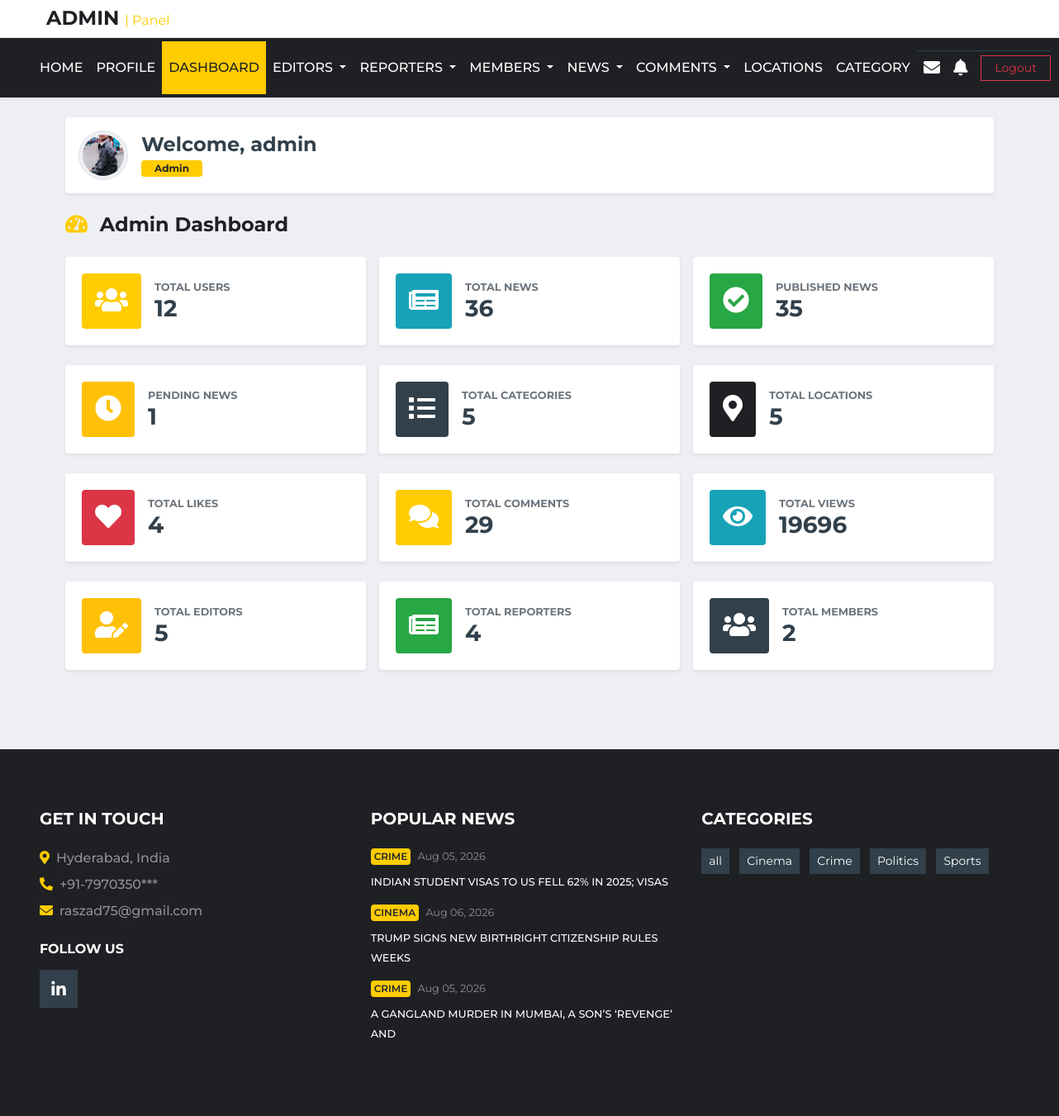
Screenshot of /dashboard.php (signed in) with the database file from the repository.
### tables this page shows
CREATE TABLE `user_details` (
  `uid` int(5) NOT NULL,
  `name` text NOT NULL,
  `mobile` varchar(10) NOT NULL,
  `email` varchar(50) NOT NULL,
  `password` varchar(10) NOT NULL,
  `role` text NOT NULL,
  `photo` varchar(50) NOT NULL,
  `cat_id` int(5) NOT NULL,
  `loc_id` int(5) NOT NULL,
  `is_verified` int(5) NOT NULL DEFAULT 0,
  `is_deleted` int(5) NOT NULL DEFAULT 0
);

CREATE TABLE `news_table` (
  `nid` int(5) NOT NULL,
  `heading` varchar(50) NOT NULL,
  `n_category_id` int(5) NOT NULL,
  `n_location_id` int(5) NOT NULL,
  `description` varchar(5000) NOT NULL,
  `reporter_id` int(5) NOT NULL,
  `editor_id` int(11) NOT NULL,
  `news_image` varchar(50) NOT NULL,
  `posted_date` timestamp NOT NULL DEFAULT current_timestamp(),
  `views` int(5) NOT NULL,
  `is_delete` int(5) NOT NULL DEFAULT 0,
  `is_publish` int(5) NOT NULL DEFAULT 0,
  `is_breaking` int(5) NOT NULL DEFAULT 0,
  `scheduled_publish_at` datetime DEFAULT NULL,
  `is_scheduled` tinyint(1) NOT NULL DEFAULT 0
);

CREATE TABLE `category` (
  `cat_id` int(5) NOT NULL,
  `category` text NOT NULL,
  `is_delete` tinyint(1) NOT NULL DEFAULT 0
);

### dashboard.php (the view, shortened to what the rows shown need)
<?php
require "db.php";
$uid  = $_SESSION['uid'];
$role = $_SESSION['role'];
switch ($role) {
    case "admin":
        require "admin_header.php";
        break;
}
$sql    = "SELECT * FROM user_details WHERE uid = '$uid'";
$result = mysqli_query($conn, $sql);
$user   = mysqli_fetch_assoc($result);
?>
<div class="container py-4">
    <div class="card shadow-sm border-0 mb-4 bg-light">
        <div class="card-body p-3">
            <div class="d-flex align-items-center">
                <div class="mr-3">
                    <?php if (!empty($user['photo'])) { ?>
                        <img src="<?php echo htmlspecialchars($user['photo']); ?>" alt="Profile" class="rounded-circle img-thumbnail" style="width: 60px; height: 60px; object-fit: cover;">
                    <?php } else { ?>
                        <div class="bg-white rounded-circle d-flex align-items-center justify-content-center text-secondary border shadow-sm" style="width: 60px; height: 60px;">
                            <i class="fas fa-user fa-2x"></i>
                        </div>
                    <?php } ?>
                </div>
                <div>
                    <h4 class="mb-0 font-weight-bold">
                        Welcome, <?php echo htmlspecialchars($user['name']); ?>
                    </h4>
                    <span class="badge badge-primary mt-1 px-3 py-1">
                        <?php echo ucfirst($role); ?>
                    </span>
                </div>
            </div>
        </div>
    </div>
</div>
<?php
include "footer.php";
?>

### footer.php (shortened to what the rows shown need)
<?php
$conn = mysqli_connect("localhost", "root", "", "news");
?>
<footer class="container-fluid bg-dark text-white-50 pt-5 px-sm-3 px-md-5 mt-5">
    <div class="row py-4">
        <?php
        $popular_sql = " SELECT n.nid, n.heading, n.posted_date, c.category,
        COUNT(l.like_id) AS total_likes FROM news_table n
        LEFT JOIN category c ON n.n_category_id = c.cat_id LEFT JOIN `likes` l ON n.nid = l.news_id
        WHERE n.is_publish = 1 AND n.is_delete = 0 GROUP BY  n.nid, n.heading, n.posted_date, c.category
        ORDER BY total_likes DESC LIMIT 3
";
        $popular_result = mysqli_query($conn, $popular_sql);
        ?>
        <div class="col-lg-4 col-md-6 mb-5">
            <?php foreach ($popular_result as $popular) { ?>
                <div class="mb-3">
                    <div class="mb-2 d-flex align-items-center">
                        <a class="badge badge-primary text-uppercase font-weight-semi-bold p-1 mr-2"
                            href="index.php?catcat=<?php echo urlencode($popular['category']); ?>">
                            <?php echo $popular['category']; ?>
                        </a>
                        <a class="text-white-50 small" href="#">
                            <?php echo date("M d, Y", strtotime($popular['posted_date'])); ?>
                        </a>
                    </div>
                    <a class="small text-light text-uppercase font-weight-medium text-decoration-none"
                        href="db.php?singlenews2=<?php echo $popular['nid']; ?>">
                        <?php echo $popular['heading']; ?>
                    </a>
                </div>
            <?php } ?>
        </div>
        <?php
        $category_sql = "SELECT * FROM category ORDER BY category ASC";
        $category_result = mysqli_query($conn, $category_sql);
        ?>
        <div class="col-lg-4 col-md-6 mb-5">
            <div class="m-n1">
                <?php
                foreach ($category_result as $category) {
                ?>
                    <a href="index.php?catcat=<?php echo urlencode($category['category']); ?>"
                        class="btn btn-sm btn-secondary m-1 text-white">
                        <?php echo $category['category']; ?>
                    </a>
                <?php
                }
                ?>
            </div>
        </div>
    </div>
</footer>
</body>
</html>

### rows the page displays
user_details: photo (picture), name "admin"
news_table: n_category.category "CRIME", posted_date "Aug 05, 2026", heading "INDIAN STUDENT VISAS TO US FELL 62% IN 2025; VISAS"
news_table: n_category.category "CINEMA", posted_date "Aug 06, 2026", heading "TRUMP SIGNS NEW BIRTHRIGHT CITIZENSHIP RULES WEEKS"
news_table: n_category.category "CRIME", posted_date "Aug 05, 2026", heading "A GANGLAND MURDER IN MUMBAI, A SON’S ‘REVENGE’ AND"
category: category "all"
category: category "Cinema"
category: category "Crime"
category: category "Politics"
category: category "Sports"

### other values shown
$role "Admin"
$total_users "12"
$total_news "36"
$published_news "35"
$pending_news "1"
$total_category "5"
$total_location "5"
$total_likes "4"
$total_comments "29"
$total_views "19696"
$total_editors "5"
$total_reporters "4"
$total_members "2"
